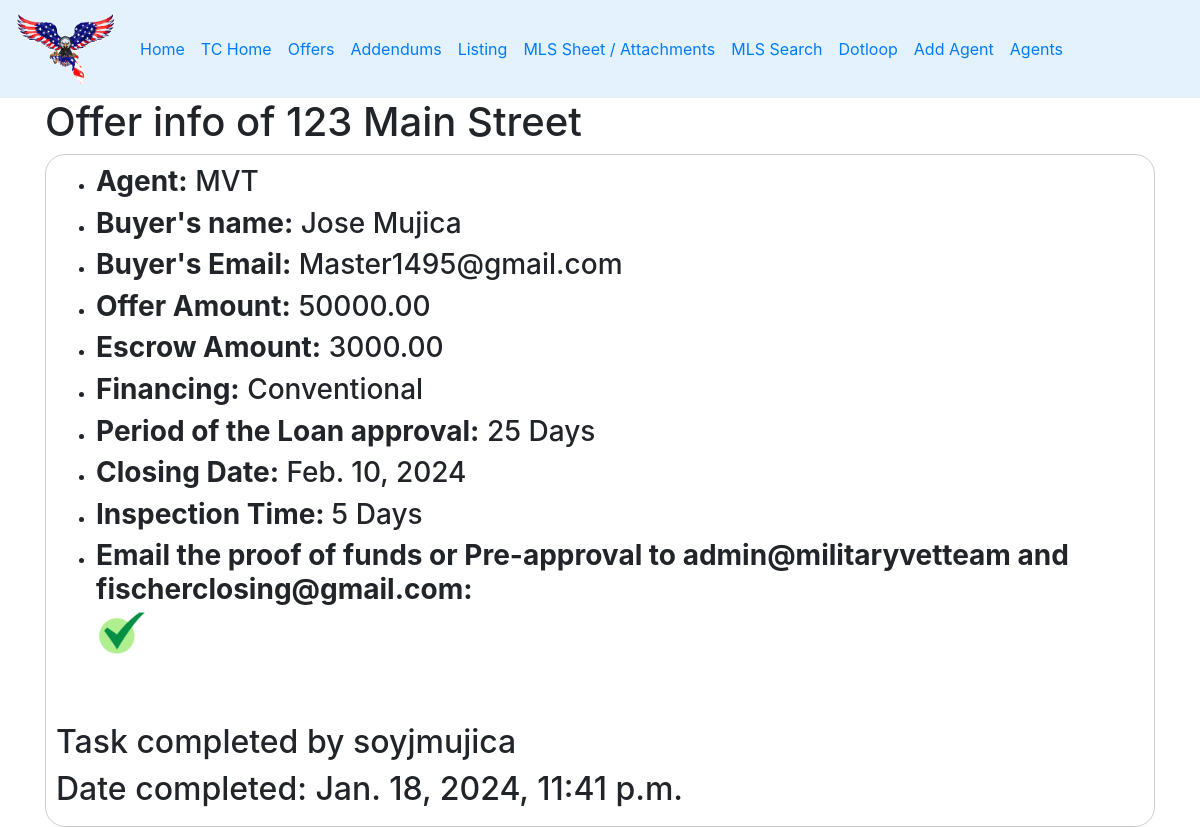
The page /ticket/offer/pending/1/ (signed in) on the database its author committed.
### Tickets/models.py (models this page shows, shortened)
class CreateOffer(models.Model):
	agent = models.ForeignKey(TeamMembers, on_delete = models.DO_NOTHING, verbose_name = "Agent")
	address = models.CharField(max_length = 100, blank = True, null = True, verbose_name = "Property address for contract")
	buyer_name = models.CharField(max_length = 200, blank = True, null = True, verbose_name = "Buyers’ legal first and last names")
	buyer_email = models.CharField(max_length = 100, blank = True, null = True, verbose_name = "Buyers’ email addresses")
	offer_amount = MoneyField(max_digits = 20, decimal_places = 2, currency_choices=[("USD","US Dollar"),], default_currency = "USD", blank = True, null=True,
	 verbose_name = "Offer Amount")
	escrow_amount = MoneyField(max_digits = 10, decimal_places = 2, currency_choices=[("USD","US Dollar")],blank = True, null=True,
		verbose_name='Escrow Amount')
	financing = models.CharField(max_length = 20, choices = [("Cash","Cash"), ("Conventional","Conventional"),
		("FHA","FHA"), ("VA","VA"), ("Other","Other")], blank = True, null=True, verbose_name = "Fiancing")
	loan_time = models.IntegerField(blank = True, null=True,verbose_name='Period for the loan approval')
	closing = models.DateField(blank = True, null=True,verbose_name='Closing Date')
	inspection_time = models.IntegerField(blank = True, null=True,verbose_name='Inspection Time')
	proof = models.BooleanField(verbose_name = "Email the proof of funds or Pre-approval to admin@militaryvetteam and fischerclosing@gmail.com")
	created = models.DateTimeField(auto_now_add = True)
	completed = models.DateTimeField(null = True)
	completed_by = models.ForeignKey(User, on_delete = models.DO_NOTHING, null = True)

### TeamMembers/models.py (models this page shows)
class TeamMembers(models.Model):
	name = models.CharField(max_length=100, verbose_name="Agent's Name")
	phone = models.CharField(max_length=100, verbose_name="Phone Number")
	email = models.CharField(max_length=100, verbose_name="Email")
	offer = models.IntegerField(default=0)
	addendum = models.IntegerField(default=0)
	listing = models.IntegerField(default = 0)
	mls_attachments = models.IntegerField(default = 0)
	mls_search = models.IntegerField(default = 0)
	dotloop = models.IntegerField(default = 0)
	def __str__(self):
		return str(self.name)

### Tickets/views.py (the view)
# urls.py: path('offer/pending/<int:offer_id>/', views.detailoffer, name = 'offer details'),
@login_required
def detailoffer(request, offer_id):
	offer = get_object_or_404(CreateOffer,pk=offer_id)
	return render(request, 'offerdetails.html',{'offer':offer, 'encabezado':offer.address})

### Tickets/templates/offerdetails.html (shortened to what this page needs)
{% extends 'base.html' %}
{% load static %}
{% block content %}
<h1>Offer info of {{offer.address}}</h1>
<div class="details">
	<ul>
		<li>
			<h3><b>Agent:</b> {{offer.agent}}</h3>
		</li>
		<li>
			<h3><b>Buyer's name:</b> {{offer.buyer_name}}</h3>
		</li>
		<li>
			<h3><b>Buyer's Email:</b> {{offer.buyer_email}}</h3>
		</li>
		<li>
			<h3><b>Offer Amount:</b> {{offer.offer_amount}}</h3>
		</li>
		<li>
			<h3><b>Escrow Amount:</b> {{offer.escrow_amount}}</h3>
		</li>
		<li>
			<h3><b>Financing:</b> {{offer.financing}}</h3>
		</li>
		<li>
			<h3><b>Period of the Loan approval:</b> {{offer.loan_time}} Days</h3>
		</li>
		<li>
			<h3><b>Closing Date:</b> {{offer.closing}}</h3>
		</li>
		<li>
			<h3><b>Inspection Time: </b> {{offer.inspection_time}} Days</h3>
		</li>
		<li>
			<h3><b>Email the proof of funds or Pre-approval to admin@militaryvetteam and fischerclosing@gmail.com:</b>
			 {% if offer.proof %}
			<figure><img src="{% static 'img/yes.png' %}" width="5%"></figure>
		     {% else %}
		     <figure><img src="{% static 'img/no.png' %}" width="4.5%"></figure>
		     {% endif %}
		</h3>
		</li>
	</ul>
	<br>
<br>
{% if offer.completed %}
<h2>Task completed by {{offer.completed_by}}</h2>
<h2>Date completed: {{offer.completed}}</h2>
{% endif %}
</div>
{% endblock %}

### static/css/estilos.css (style rules this page uses)
body { background-image:url('https://yt3.googleusercontent.com/WSwBQpgZ-93Mobr4KeA1Y9v4qjpHbxNfNuQ6kH4bukLgl4p-4IgpVFDB-Hf0eQV7XykQORkg=s900-c-k-c0x00ffffff-no-rj') ; background-size: cover; background-position: 20% 20%; }
.signup-container, .card, .card-body, .form, .form-group, .details, table { border: 1px solid #ccc; border-radius: 20px; padding: 10px; justify-content: center; }
.signup-container, .form, .form-group, .details, .block, table { background-color: rgba(255, 255, 255, 0.5); backdrop-filter: blur(15px); }

### rows shown on the page
CreateOffer: address "123 Main Street", agent "MVT", buyer_name "Jose Mujica", buyer_email "Master1495@gmail.com", offer_amount "50000.00", escrow_amount "3000.00", financing "Conventional", loan_time "25", closing "Feb. 10, 2024", inspection_time "5", completed_by "soyjmujica", completed "Jan. 18, 2024, 11:41 p.m."
